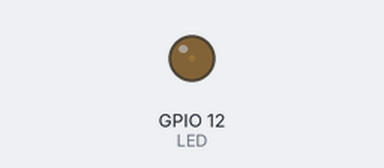
A sketch run on a simulated ESP32. On the bench: output pins drawn as LEDs (lit = HIGH).

Above: at 0.05 s.
At 1.15 s:
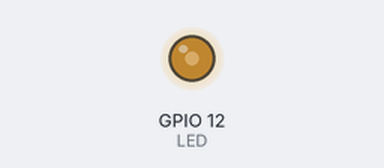
At 2.3 s:
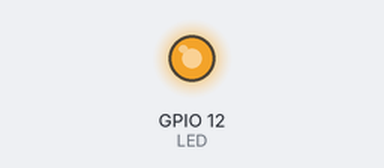
At 4.55 s:
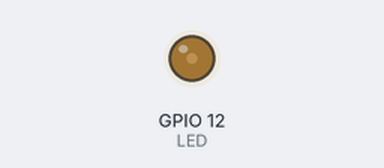
Timing chart, 0 to 6.6 s (numbered marks = the images above):
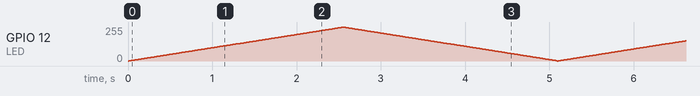

The sketch:

led_brightness.ino
```cpp
#define LED 12  //Define LED as 12 pin
void setup() {
  ledcSetup(0, 3000, 8);  //Set pwm channel, frequency and accuracy
  ledcAttachPin(LED, 0);  //Attach the LED port to the ledc channel
}

void loop() {
  for (int i = 0; i < 255; i++) {  //for loop, control i to increase from 0 to 255
    ledcWrite(0, i);               //output pwm to change the brightness of LED
    delay(10);
  }
  for (int i = 255; i > 1; i--) {  //for loop, control i to decrease from 255 to 0
    ledcWrite(0, i);               //output pwm to change the brightness of LED
    delay(10);
  }
}
```
